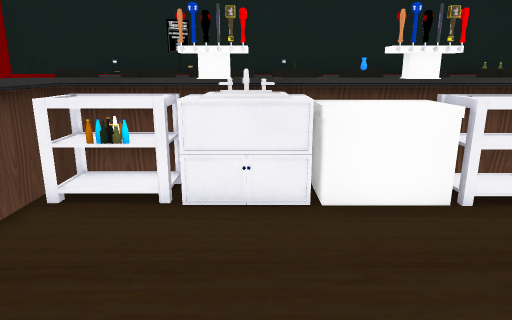
View 1 (above)

18 first-person views from a walk through a Unity game level. The camera is 1.4 m above the floor, tilts 14° down and sees 70° across. Doors are open. The floor is counted in squares, 0.5 m on a side. Each view is taken from the middle of a square. On the plan, view 1 faces up. The plan holds only what a view shows up to about 20 squares ahead; the rest is blank. The place goes on beyond the plan. The player character is not drawn.

View 2
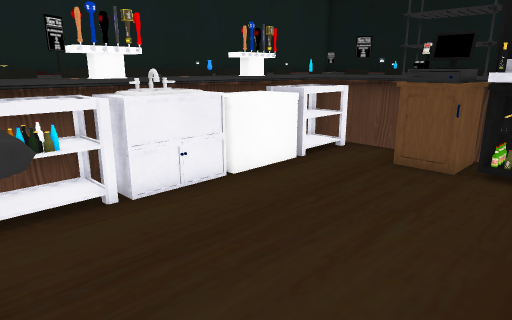

View 3
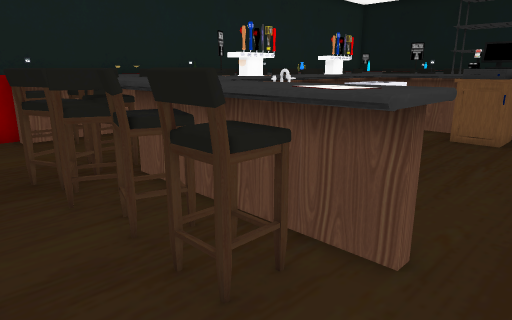

View 4
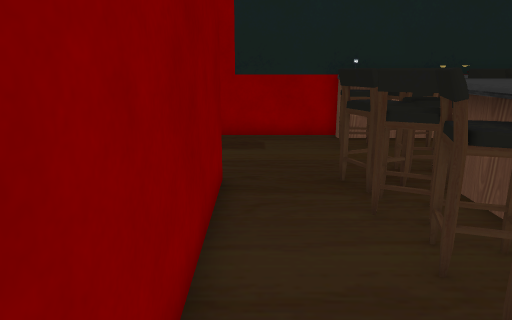

View 5
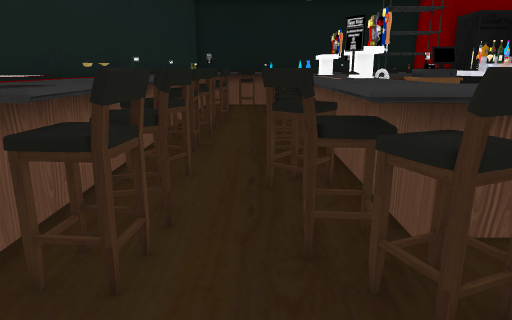

View 6
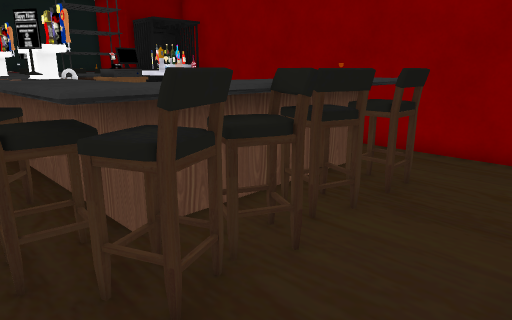

View 7
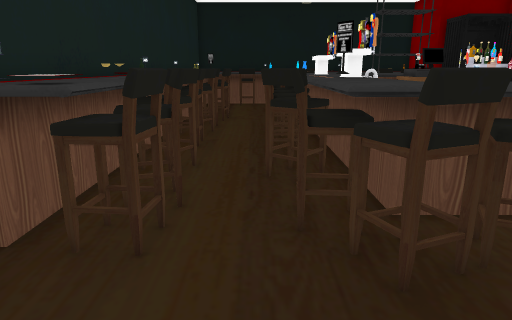

View 8
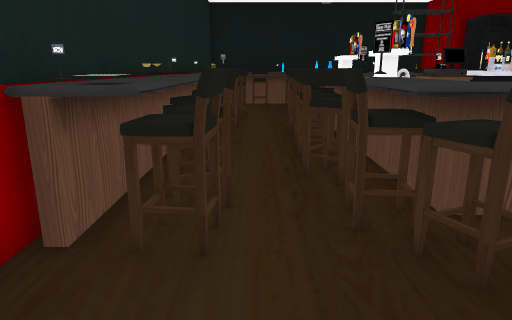

View 9
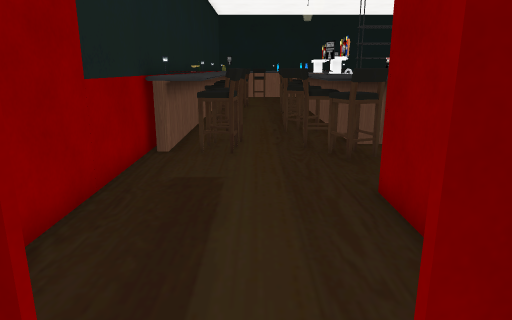

View 10
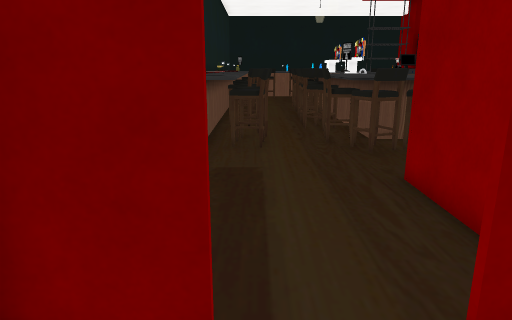

View 11
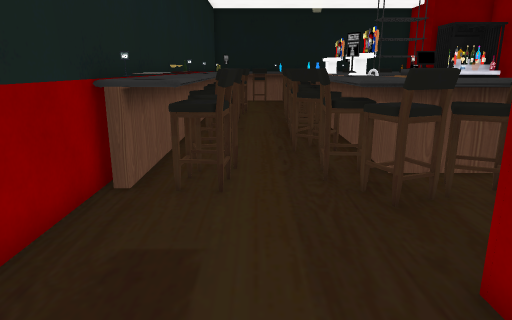

View 12
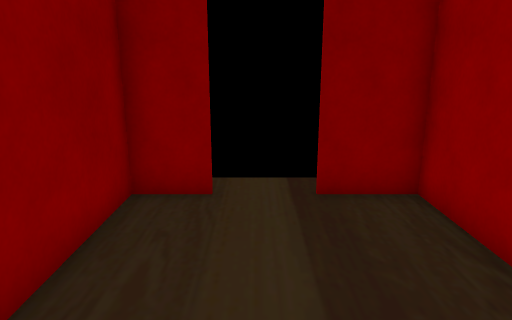

View 13
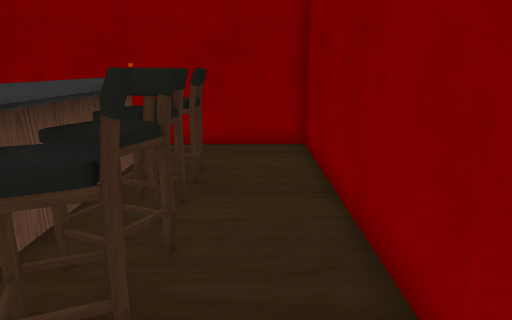

View 14
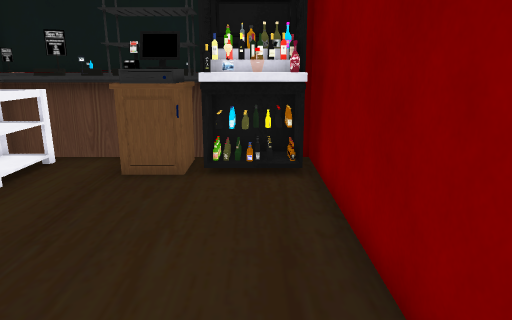

View 15
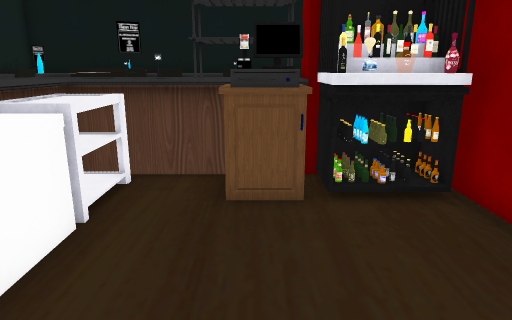

View 16
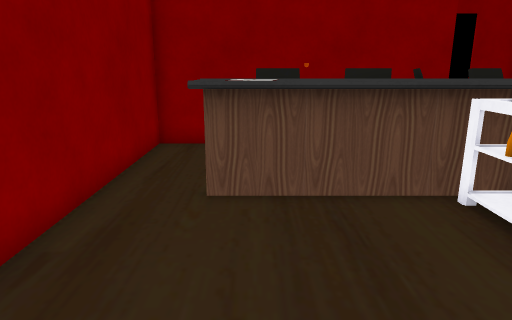

View 17
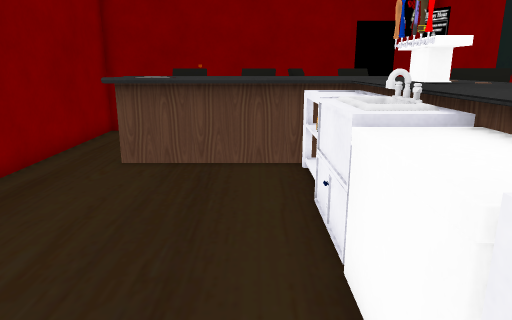

View 18
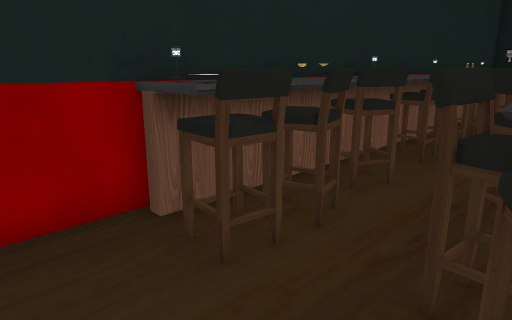

### Floor plan
Points are (right, up) in squares from view 1. A wall is a line through its corners. A room is listed if a view was taken in it or the views show most of it. See-through windows are left out.
Room 1 (views 1, 2, 3, 4, 5, 6, 7, 8, 11, 12, 13, 14, 15, 16, 17, 18)
walls: (9.5, 16.7) (-17, 16.7) (-17, 14.4); (-17, 12) (-17, 10.1) (-10.9, 10.1) (-10.9, -0.7) (7.6, -0.7)
ways out: open door at (-17, 13) to room 2
objects: stool (-8, 3) to (-7, 4); stool (-8, 5) to (-7, 7); stool (-8, 8) to (-7, 9); stool (-8, 9) to (-7, 10); other object (-7, 2); other object (-7, 9) to (-5, 11); stool (-7, 14) to (-6, 15); other object (-7, 16); other object (-6, 2) to (-5, 3); other object (-6, 4) to (-5, 5); other object (-6, 6) to (-5, 8); stool (-6, 11) to (-5, 11); other object (-6, 16); stool (-5, 13) to (-4, 15); other object (-5, 16); shelf (-4, 7) to (-2, 9); other object (-4, 10) to (-3, 11); other object (-4, 16); stool (-3, 11) to (-2, 12); other object (-3, 15); tap (-2, 9) to (0, 10); sign (-2, 10); stool (-2, 14) to (-1, 15); sink (-1, 7) to (1, 9); stool (-1, 11) to (0, 12); other object (-1, 16); other object (0, 10); other object (0, 15) to (0, 16); stool (1, 11) to (2, 12); stool (1, 14) to (2, 15); other object (1, 16); fridge (2, 7) to (3, 9); stool (2, 11) to (4, 12); other object (2, 16); tap (3, 9) to (5, 10); other object (3, 10); other object (3, 15) to (4, 16); shelf (4, 7) to (7, 9); stool (4, 14) to (5, 15); other object (5, 0) to (5, 2); other object (5, 10) to (6, 10); stool (5, 11) to (6, 12); other object (5, 16) to (6, 16); bottle (6, 0) to (7, 2); other object (6, 1); cash register (6, 3) to (7, 5); stool (6, 14) to (7, 15); other object (7, 5) to (9, 6); other object (7, 10); stool (7, 11) to (8, 11); other object (7, 16); other object (8, 3) to (9, 3); sign (8, 7); other object (8, 8) to (8, 9); other object (8, 10); stool (8, 13) to (9, 15); other object (8, 16); other object (9, 7); other object (9, 10) to (9, 11); other object (9, 15)
Room 2 (views 9, 10)
walls: (-17.1, 14.4) (-17.1, 16.4); (-17.1, 11.4) (-17.1, 12)
ways out: open door at (-17, 13) to room 1

Positions as (right, up) in squares from view 1, and headings:
1: (0, 0), facing up
2: (-5, 0), facing up-right
3: (-10, 0), facing up-right
4: (-10, 1), facing up
5: (-11, 12), facing right
6: (-11, 12), facing down-right
7: (-12, 12), facing right
8: (-12, 13), facing right
9: (-19, 13), facing right
10: (-20, 14), facing right
11: (-15, 13), facing right
12: (-9, 13), facing left
13: (-9, 13), facing down
14: (-4, 1), facing right
15: (-2, 4), facing right
16: (3, 3), facing left
17: (6, 6), facing left
18: (-10, 10), facing up-right
